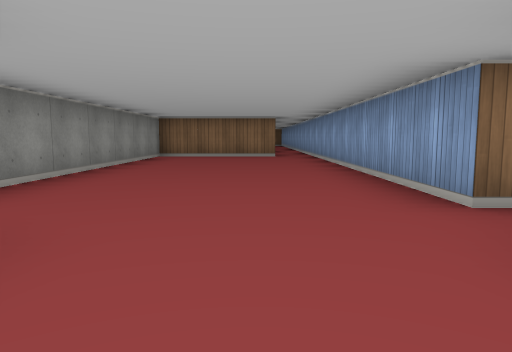
[1] (above)

19 first-person views from a walk through a cub3D ray-caster map. The camera is about half as high as the walls, tilts 6° down and sees 70° across. The floor is counted in squares. Each view is taken from the middle of a square. On the plan, view 1 faces up. The plan holds only what a view shows up to about 9 squares ahead; the rest is blank. The place goes on beyond the plan.

[2]
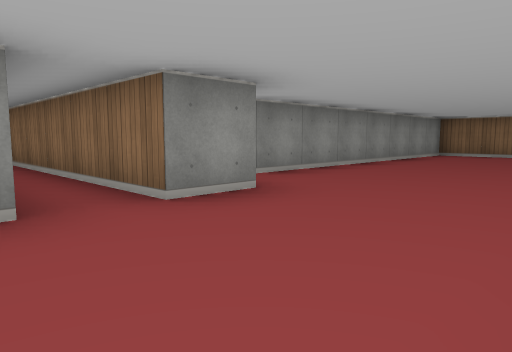

[3]
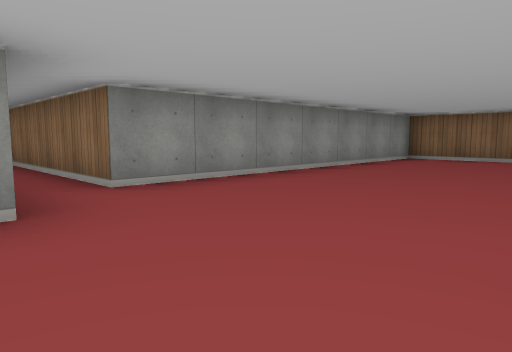

[4]
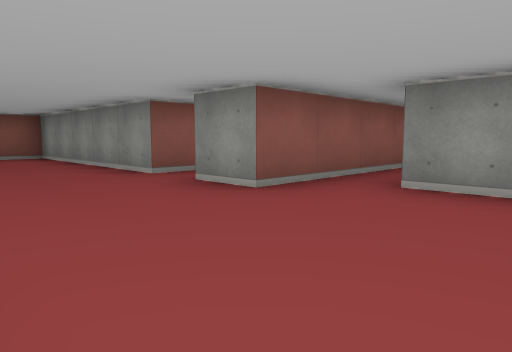

[5]
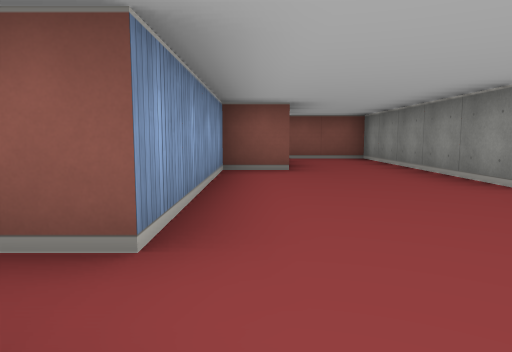

[6]
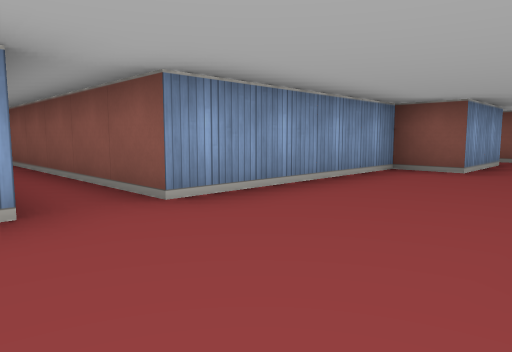

[7]
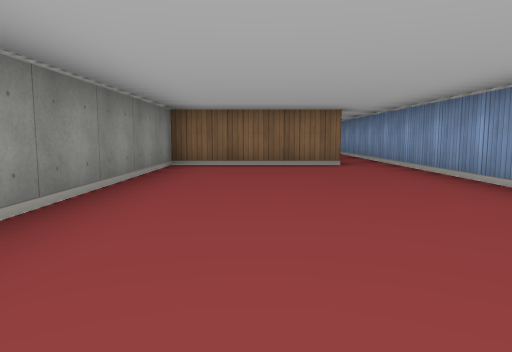

[8]
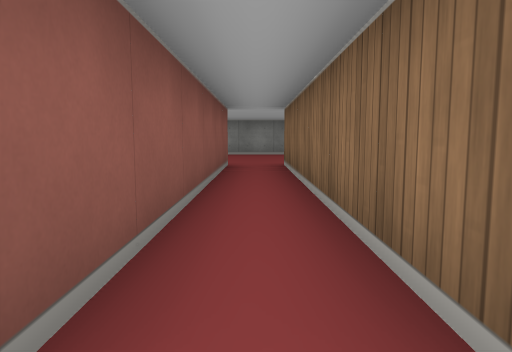

[9]
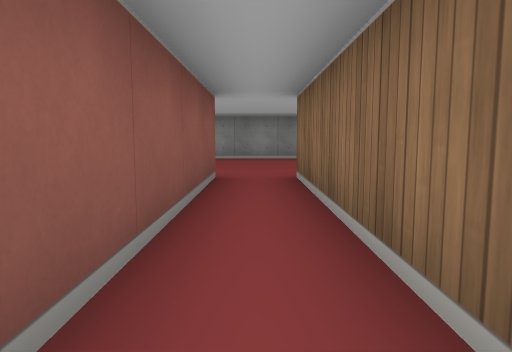

[10]
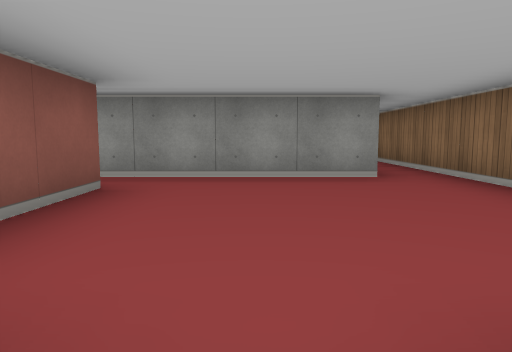

[11]
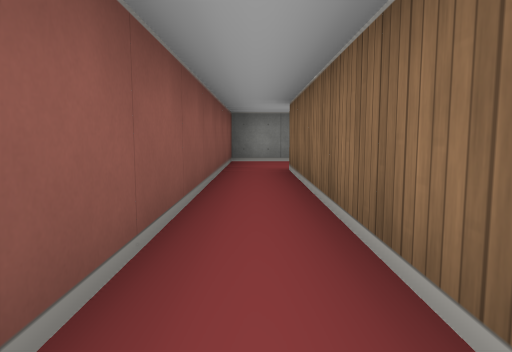

[12]
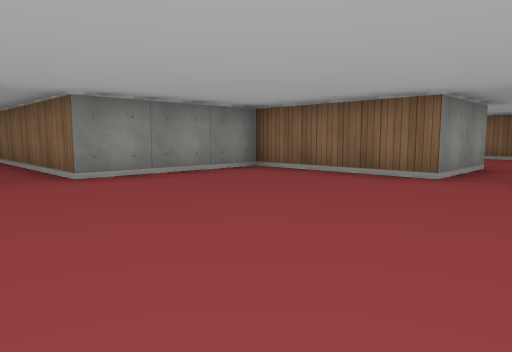

[13]
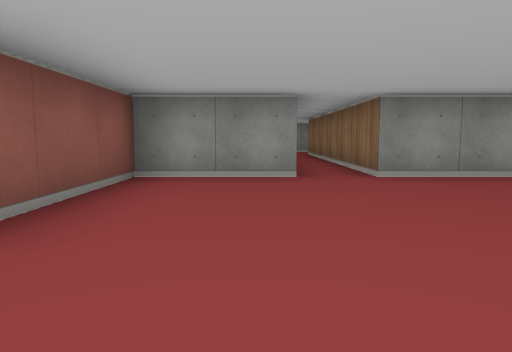

[14]
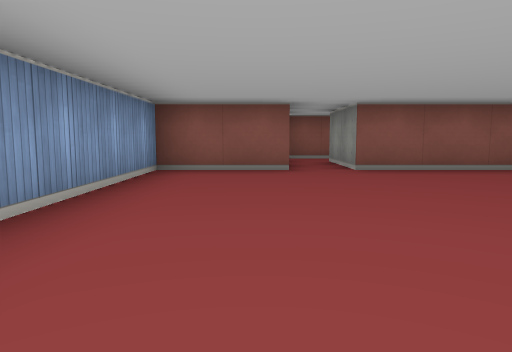

[15]
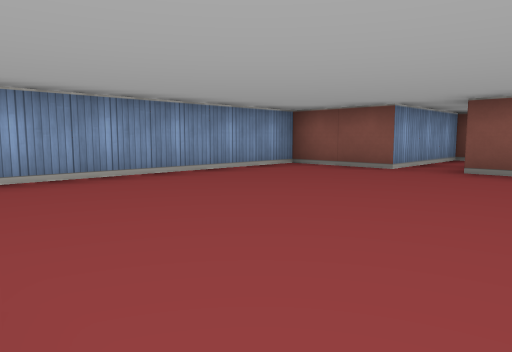

[16]
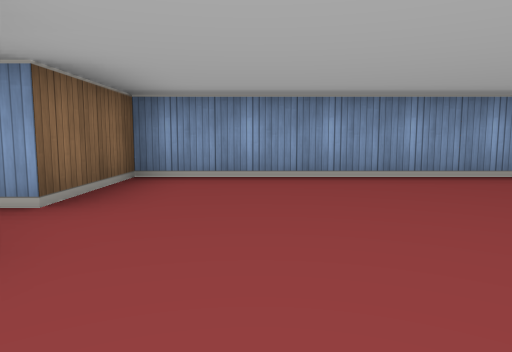

[17]
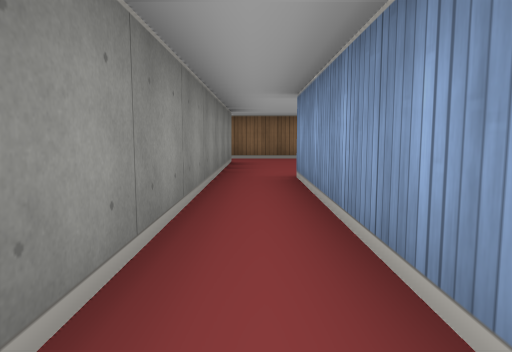

[18]
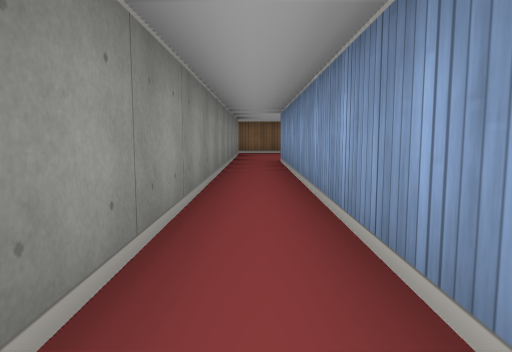

[19]
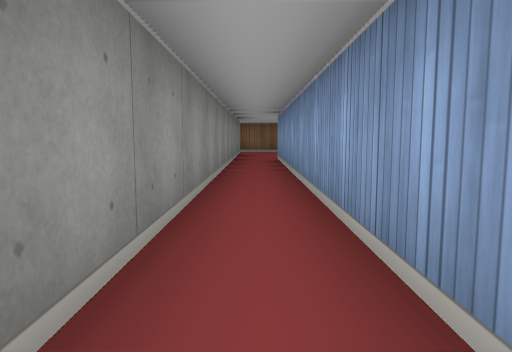

### Floor plan
Ten units are one square. View 1 is at (0, 0); x grows to the right and y downward. Boxes are objects, and circles mark ways between rooms. Rooms are numbered by the first view taken in them; rooms with no view inside come last. Other rooms are left out.
<svg viewBox="-150 -105 280 205">
<path fill="none" stroke="#000" d="M15 -24 15 -96M-49 -15 -15 -15 -15 -5 -75 -5M6 -95 -25 -95 -25 -25 -65 -25M-75 5 -15 5 -15 55 5 55M5 45 5 25 15 25 15 -15M65 55 65 75 95 75 95 95M95 15 65 15 65 45 5 45M105 95 105 75 125 75 125 15 105 15M5 55 54 55M-105 94 -105 15 -90 15M-115 -16 -115 94M-100 -25 -145 -25"/>
<circle cx="10" cy="50" r="3" fill="#2a7"/>
<circle cx="-70" cy="-10" r="3" fill="#2a7"/>
<text x="-10" y="-30">1</text>
<text x="90" y="50">2</text>
<text x="-110" y="40">3</text>
</svg>
Room 1 opens to room 2. Room 1 opens to room 3.

Where each view was taken, in squares from view 1:
view 1: 0 up, 0 right, facing up
view 2: 1 down, 1 right, facing up-left
view 3: 1 up, 1 right, facing up-left
view 4: 4 up, 1 right, facing down-left
view 5: 3 up, 1 right, facing down
view 6: 3 up, 1 left, facing down-right
view 7: 3 up, 1 left, facing up
view 8: 0 up, 1 left, facing left
view 9: 0 up, 3 left, facing left
view 10: 0 up, 7 left, facing left
view 11: 5 down, 6 right, facing left
view 12: 6 down, 11 right, facing up-left
view 13: 6 down, 11 right, facing left
view 14: 2 down, 11 right, facing down
view 15: 2 down, 8 right, facing down-right
view 16: 3 down, 8 right, facing right
view 17: 6 down, 11 left, facing up
view 18: 9 down, 11 left, facing up
view 19: 10 down, 11 left, facing up
